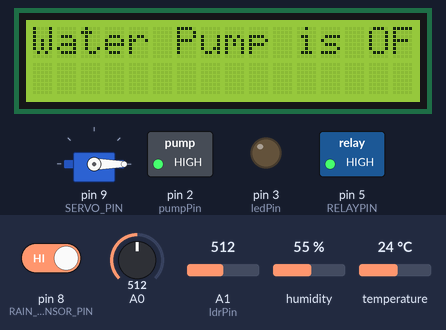
The sketch below on a simulated Arduino Uno, built with avr-gcc and run on an emulated ATmega328P. Parts: 16×2 character LCD, servo, switched loads named in the sketch (green lamp = pin HIGH), output pins drawn as LEDs (lit = HIGH). Inputs (shaded band) come from the test bench; at power-on: A0 = 512, humidity 55 %, A1 (ldrPin) = 512, pin 8 (RAIN_SENSOR_PIN) HIGH, temperature 24 °C. What the sketch prints to the serial monitor is not drawn.

Above: at 4.2 s.
4.3 s: A0 set to 941
9.5 s: A0 set to 961
At 14.6 s:
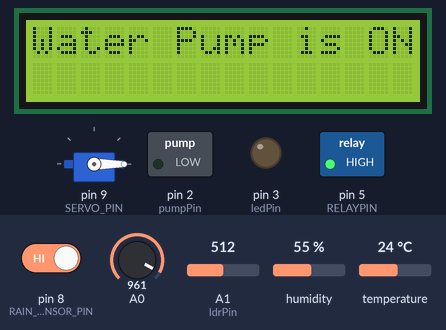
14.9 s: humidity set to 79 %
18.2 s: humidity set to 82 %
At 21.6 s:
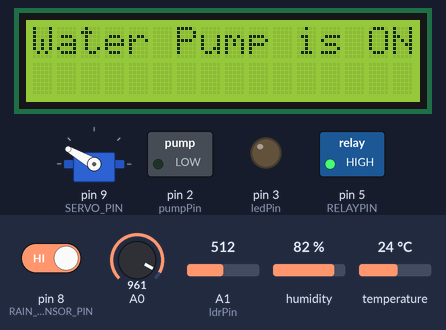
22.2 s: A1 (ldrPin) set to 212
25.5 s: A1 (ldrPin) set to 185
At 30.1 s:
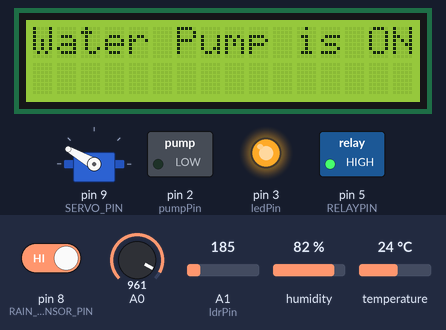
Timing chart, 0 to 31.4 s (numbered marks = the images above; inputs shaded):
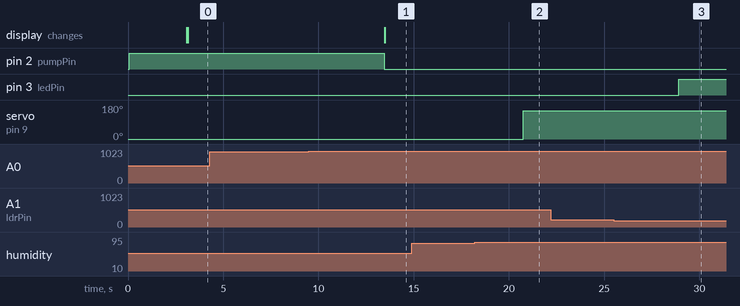

Measured:
- the behaviour switches between 950 and 951 on A0 (found by bisection; images 0 and 1)
- the behaviour switches between 80 and 81 % on humidity (found by bisection; images 1 and 2)
- the behaviour switches between 201 and 200 on A1 (ldrPin) (found by bisection; images 2 and 3)
- after the input at 4.3 s, every drawn part: stays the same
- after the input at 9.5 s, pin 2 (pumpPin): HIGH → LOW after 4.0 s; the display: changes after 4.0 s (image 1)
- after the input at 14.9 s, every drawn part: stays the same
- after the input at 18.2 s, servo on pin 9 (SERVO_PIN): 0° → 150° after 2.6 s
- after the input at 22.2 s, every drawn part: stays the same
- after the input at 25.5 s, pin 3 (ledPin): LOW → HIGH after 3.4 s

The sketch:

Full_system.ino
```cpp
// Include required libraries
#include <LiquidCrystal_I2C.h>
#include <DHT.h>
#include <Servo.h>

// Define pin numbers for System 1
const int ledPin = 3;
const int ldrPin = A1;

// Define pin numbers for System 2
LiquidCrystal_I2C lcd(0x27, 16, 2);
const int pumpPin = 2;

// Define pin numbers and setup for System 3
#define DHTPIN 4
#define RELAYPIN 5
#define DHTTYPE DHT11
DHT dht(DHTPIN, DHTTYPE);

// Define pin numbers and setup for System 4
#define SERVO_PIN 9
#define RAIN_SENSOR_PIN 8  // Added rain sensor
Servo doorServo;

void setup() {
  // Setup for System 1
  Serial.begin(9600);
  pinMode(ledPin, OUTPUT);
  pinMode(ldrPin, INPUT);

  // Setup for System 2
  lcd.init();
  lcd.backlight();
  lcd.clear();
  pinMode(pumpPin, OUTPUT);
  digitalWrite(pumpPin, HIGH);
  lcd.setCursor(0, 0);
  lcd.print("IRRIGATION");
  lcd.setCursor(0, 1);
  lcd.print("SYSTEM IS ON ");
  delay(3000);
  lcd.clear();

  // Setup for System 3
  dht.begin();
  pinMode(RELAYPIN, OUTPUT);
  digitalWrite(RELAYPIN, HIGH);

  // Setup for System 4
  doorServo.attach(SERVO_PIN);
  doorServo.write(0);
  pinMode(RAIN_SENSOR_PIN, INPUT); // Initialize rain sensor
}

void loop() {
  system1();
  system2();
  system3();
  system4();
}

void system1() {
  int ldrStatus = analogRead(ldrPin);

  if (ldrStatus <= 200) {
    digitalWrite(ledPin, HIGH);
    Serial.println("LDR is DARK, LED is ON");
    Serial.println("Light Condition: DARK");
    Serial.println("LIGHT:" + String(ldrStatus));
    Serial.println("LED:ON");
  } else {
    digitalWrite(ledPin, LOW);
    Serial.println("LDR is light, LED is Off");
    Serial.println("Light Condition: LIGHT");
    Serial.println("LIGHT:" + String(ldrStatus));
    Serial.println("LED:OFF");
  }
}

void system2() {
  int value = analogRead(A0);
  float moisturePercentage = map(value, 1023, 0, 0, 100);

  Serial.print("Soil Moisture: ");
  Serial.print(moisturePercentage);
  Serial.println("%");
  Serial.println("SOIL:" + String(moisturePercentage));

  if (value > 950) {
    digitalWrite(pumpPin, LOW);
    lcd.setCursor(0, 0);
    lcd.print("Water Pump is ON ");
    Serial.println("PUMP:ON");
  } else {
    digitalWrite(pumpPin, HIGH);
    lcd.setCursor(0, 0);
    lcd.print("Water Pump is OFF");
    Serial.println("PUMP:OFF");
  }
}

void system3() {
  float temperature = dht.readTemperature();
  float humidity = dht.readHumidity();

  if (isnan(temperature) || isnan(humidity)) {
    Serial.println("Failed to read from DHT sensor!");
    return;
  }

  Serial.print("Temperature: ");
  Serial.print(temperature);
  Serial.println(" °C");
  Serial.println("TEMP:" + String(temperature));

  Serial.print("Humidity: ");
  Serial.print(humidity);
  Serial.println("%");
  Serial.println("HUM:" + String(humidity));

  if (temperature > 30.0) {
    digitalWrite(RELAYPIN, LOW);
    Serial.println("Relay ON");
    Serial.println("RELAY:ON");
  } else {
    digitalWrite(RELAYPIN, HIGH);
    Serial.println("Relay OFF");
    Serial.println("RELAY:OFF");
  }

  delay(2000);
}

void system4() {
  float humidity = dht.readHumidity();
  int rainStatus = digitalRead(RAIN_SENSOR_PIN); // Read rain sensor data

  if (isnan(humidity)) {
    Serial.println("Failed to read from DHT sensor! Retrying...");
    return;
  }

  Serial.print("Humidity: ");
  Serial.println(humidity);

  // Display rain sensor status
  if (rainStatus == LOW) {
    Serial.println("RAIN: Detected");
  } else {
    Serial.println("RAIN: No Rain");
  }

  // Control the door based on humidity
  if (humidity > 80) {
    doorServo.write(150);
    Serial.println("Opening door...");
    Serial.println("DOOR:OPEN");
  } else {
    doorServo.write(0);
    Serial.println("Closing door...");
    Serial.println("DOOR:CLOSED");
  }

  delay(3000);
}
```
